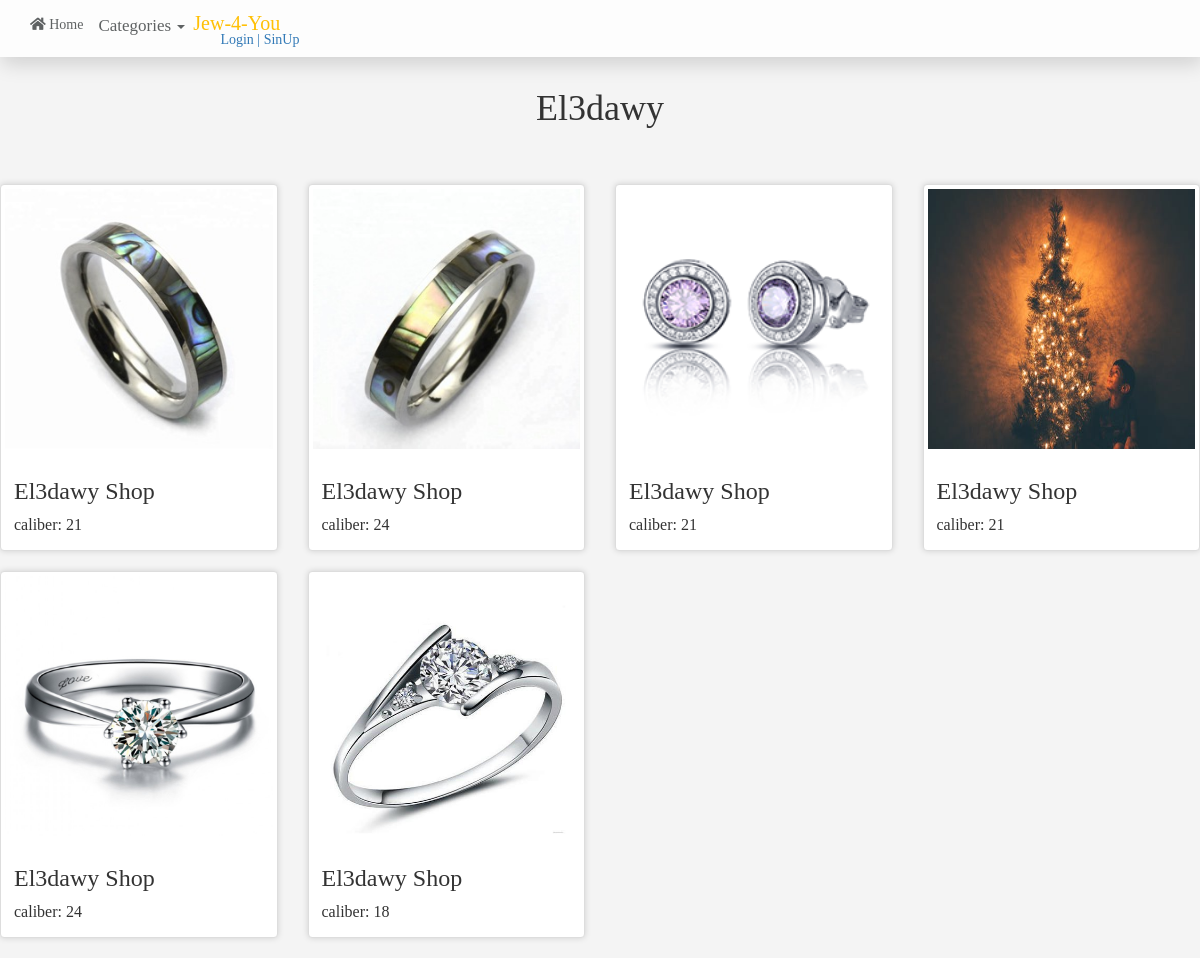
Screenshot of /shop.php?shopid=1 with the database file from the repository.
### tables this page shows
CREATE TABLE `shops` (
  `id` int(11) NOT NULL,
  `name` varchar(50) NOT NULL,
  `address` varchar(255) NOT NULL,
  `city` varchar(50) NOT NULL,
  `userid` int(11) NOT NULL
);

CREATE TABLE `items` (
  `itemid` int(11) NOT NULL,
  `name` varchar(255) NOT NULL,
  `description` text NOT NULL,
  `price` int(11) NOT NULL,
  `add_date` date NOT NULL,
  `country_made` varchar(255) NOT NULL,
  `image` varchar(255) NOT NULL,
  `status` varchar(255) NOT NULL,
  `rating` smallint(6) NOT NULL,
  `approve` smallint(6) NOT NULL DEFAULT '0',
  `catid` int(11) NOT NULL,
  `memberid` int(11) NOT NULL,
  `size` tinyint(4) NOT NULL,
  `caliber` tinyint(4) NOT NULL,
  `grammes` tinyint(4) NOT NULL,
  `address` varchar(255) NOT NULL,
  `tags` varchar(255) NOT NULL,
  `shop` varchar(255) NOT NULL,
  `city` varchar(255) NOT NULL,
  `shopid` int(11) NOT NULL
);

### shop.php (the view, shortened to what this page needs)
<?php
 include "init.php";
$shop = $_GET['shopid'];
$stmt=$con->prepare("SELECT * FROM shops WHERE id = {$shop}");
$stmt->execute();
$shop= $stmt->fetch();
$stmt2=$con->prepare("SELECT * FROM items WHERE shop = ?");
$stmt2->execute(array($shop['name']));
$items= $stmt2->fetchAll();
 ?>
 <br><br>
<h1 class='text-center'><?php echo $shop['name']; ?></h1>
<div class='row'><br><br>
<?php
 foreach($items as $item)
 {
   echo "<div class='col-sm-4 col-md-3'>";
    echo "<div class='thumbnail item-box'>";
     echo '<a href="#myModal"   role="botton" type="submit" data-toggle="modal" id="'.$item['itemid'] .'">';
      echo "<div class='div1'>";
       echo "<img src='uploads/photos/" . $item['image'] ."'class='img-responsive center-block'>";
      echo "</div>";
      echo "<div class='caption name'>";
       echo  "<h3>" . $item['shop'] . " Shop </h3>";
       echo  "caliber: ".$item['caliber']."<br>";
      echo '</div>';
       echo "</a>";
       ?>
       <?php
     echo "</div>";
  echo "</div>";
 }
?>
</div>
 <?php  include $tpl . "footer.php";  ?>

### layout/css/front.css (style rules this page uses)
body { background:#f4f4f4; font-size:16px; text-decoration:capitalize; font-family: 'Indie Flower', cursive; transition:all .2s ease-in-out; }
.item-box { position: relative; box-shadow: 0 0 6px rgba(0, 0, 0, 0.15); }
.item-box img { width:100%; }

### shop.php (style rules this page uses)
.thumbnail img { height:260px; }

### rows the page displays
shops: name "El3dawy"
items: image (picture), shop "El3dawy", caliber "21"
items: image (picture), shop "El3dawy", caliber "24"
items: image (picture), shop "El3dawy", caliber "21"
items: image (picture), shop "El3dawy", caliber "21"
items: image (picture), shop "El3dawy", caliber "24"
items: image (picture), shop "El3dawy", caliber "18"
